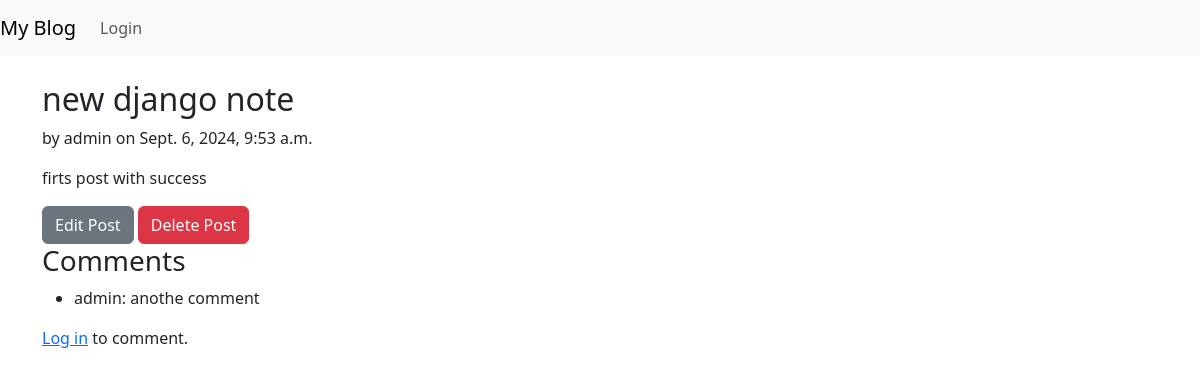
Screenshot of /post/3/ with the database file from the repository.
### blog/models.py (models this page shows, shortened)
class Post(models.Model):
    title = models.CharField(max_length=200)
    content = models.TextField()
    author = models.ForeignKey(User, on_delete=models.CASCADE)
    created_at = models.DateTimeField(default=timezone.now)
    updated_at = models.DateTimeField(auto_now=True)

class Comment(models.Model):
    post = models.ForeignKey(Post, related_name='comments', on_delete=models.CASCADE)
    author = models.ForeignKey(User, on_delete = models.CASCADE)
    content = models.TextField()
    created_at = models.DateTimeField(default=timezone.now)

### blog/views.py (the view)
# urls.py: path('post/<int:pk>/', views.post_detail, name='post_detail'),
def post_detail(request, pk):
    post = get_object_or_404(Post, pk=pk)
    comments = post.comments.all()
    if request.method == 'POST':
        comment_form = CommentForm(request.POST)
        if comment_form.is_valid():
            comment = comment_form.save(commit=False)
            comment.author = request.user
            comment.post = post
            comment.save()
            return redirect('post_detail', pk=post.pk)
    else:
        comment_form = CommentForm()
    return render(request, 'blog/post_detail.html', {'post': post, 'comments': comments, 'comment_form': comment_form})

### blog/templates/blog/post_detail.html (shortened to what this page needs)
{% extends 'base.html' %}
{% block content %}
<h2>{{ post.title }}</h2>
<p>by {{ post.author }} on {{ post.created_at }}</p>
<p>{{ post.content }}</p>
<a href="{% url 'post_edit' pk=post.pk %}" class="btn btn-secondary">Edit Post</a>
<form action="{% url 'post_delete' pk=post.pk %}" method="POST" style="display:inline;">
    <button type="submit" class="btn btn-danger">Delete Post</button>
</form>
<h3>Comments</h3>
<ul>
    {% for comment in comments %}
    <li>
        <p>{{ comment.author }}: {{ comment.content }}</p>
    </li>
    {% endfor %}
</ul>
{% if user.is_authenticated %}
<form method="POST">
    {% csrf_token %}
    {{ comment_form.as_p }}
    <button type="submit" class="btn btn-primary">Add Comment</button>
</form>
{% else %}
<p><a href="{% url 'login' %}">Log in</a> to comment.</p>
{% endif %}
{% endblock %}

### rows the page displays
Post: title "new django note", author "admin", created_at "Sept. 6, 2024, 9:53 a.m.", content "firts post with success"
Comment: author "admin", content "anothe comment"
